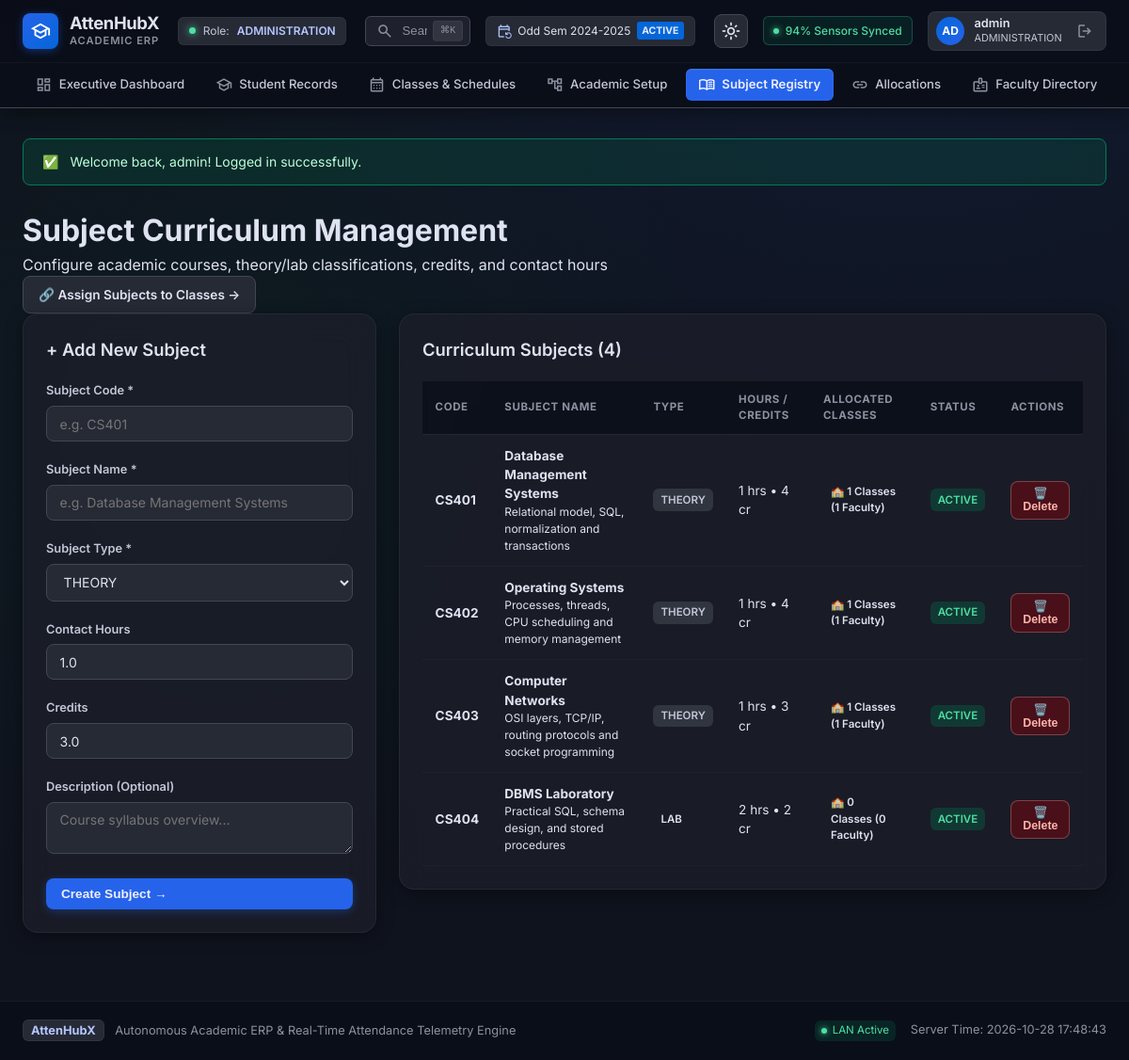
Page /lamp-version/admin/subjects.php (signed in) on the committed database.
### tables this page shows
CREATE TABLE `subjects` (
  `id` bigint(20) unsigned NOT NULL AUTO_INCREMENT,
  `code` varchar(30) NOT NULL,
  `name` varchar(150) NOT NULL,
  `subject_type` varchar(30) NOT NULL,
  `default_contact_hours` decimal(5,2) DEFAULT 1.00,
  `credits` decimal(4,2) DEFAULT NULL,
  `description` text DEFAULT NULL,
  `is_active` tinyint(1) DEFAULT 1,
  `created_at` datetime NOT NULL,
  `updated_at` datetime NOT NULL,
  PRIMARY KEY (`id`),
  UNIQUE KEY `code` (`code`)
);

### lamp-version/includes/functions.php (called while the page is built, shortened)
<?php
function e(?string $str): string {
    return htmlspecialchars($str ?? '', ENT_QUOTES, 'UTF-8');
}
function base_url(string $path = ''): string {
    static $base = null;
    if ($base === null) {
        $script_dir = dirname($_SERVER['SCRIPT_NAME'] ?? '');
        $patterns = ['/admin', '/faculty', '/hod', '/student', '/auth'];
        $clean_dir = $script_dir;
        foreach ($patterns as $p) {
            if (substr($clean_dir, -strlen($p)) === $p) {
                $clean_dir = substr($clean_dir, 0, -strlen($p));
            }
        }
        $clean_dir = rtrim(str_replace('\\', '/', $clean_dir), '/');
        $base = $clean_dir;
    }
    $path = ltrim($path, '/');
    return ($base === '' ? '' : $base) . ($path !== '' ? '/' . $path : '/');
}

### lamp-version/admin/subjects.php (the view, shortened to what this page needs)
<?php
require_once __DIR__ . '/../includes/header.php';
$db = get_db();
$subjects = $db->query("
    SELECT
        s.*,
        (SELECT COUNT(DISTINCT class_id) FROM class_subjects cs WHERE cs.subject_id = s.id AND cs.is_active = 1) AS classes_taught,
        (SELECT COUNT(DISTINCT teacher_id) FROM class_subjects cs WHERE cs.subject_id = s.id AND cs.is_active = 1) AS faculty_count
    FROM subjects s
    ORDER BY s.is_active DESC, s.code ASC
")->fetchAll();
?>
<div class="page-header">
    <div>
        <h1 class="page-title">Subject Curriculum Management</h1>
        <p class="page-subtitle">Configure academic courses, theory/lab classifications, credits, and contact hours</p>
    </div>
    <div>
        <a href="<?= base_url('admin/assign_subject.php') ?>" class="btn btn-secondary">🔗 Assign Subjects to Classes &rarr;</a>
    </div>
</div>
<div style="display: grid; grid-template-columns: 1fr 2fr; gap: 1.5rem; align-items: start;">
    <div class="card">
        <div class="card-header">
            <h2 class="card-title">+ Add New Subject</h2>
        </div>
        <form method="POST" action="<?= base_url('admin/subjects.php') ?>">
            <div class="card-body">
                <div class="form-group">
                    <label class="form-label">Subject Code <span class="required">*</span></label>
                    <input type="text" name="code" class="form-control" required placeholder="e.g. CS401" maxlength="30">
                </div>
                <div class="form-group">
                    <label class="form-label">Subject Name <span class="required">*</span></label>
                    <input type="text" name="name" class="form-control" required placeholder="e.g. Database Management Systems" maxlength="150">
                </div>
                <div class="form-group">
                    <label class="form-label">Subject Type <span class="required">*</span></label>
                    <select name="subject_type" class="form-control">
                        <option value="THEORY">THEORY</option>
                    </select>
                </div>
                <div class="form-grid">
                    <div class="form-group">
                        <label class="form-label">Contact Hours</label>
                        <input type="number" step="0.5" name="default_contact_hours" class="form-control" value="1.0" min="0.5" max="10.0">
                    </div>
                    <div class="form-group">
                        <label class="form-label">Credits</label>
                        <input type="number" step="0.5" name="credits" class="form-control" value="3.0" min="0.5" max="10.0">
                    </div>
                </div>
                <div class="form-group">
                    <label class="form-label">Description (Optional)</label>
                    <textarea name="description" class="form-control" rows="2" placeholder="Course syllabus overview..."></textarea>
                </div>
                <button type="submit" class="btn btn-primary" style="width: 100%;">Create Subject &rarr;</button>
            </div>
        </form>
    </div>
    <div class="card">
        <div class="card-header">
            <h2 class="card-title">Curriculum Subjects (<?= count($subjects) ?>)</h2>
        </div>
        <div class="card-body" style="padding: 0;">
            <div class="table-responsive">
                <table class="data-table">
                    <thead>
                        <tr>
                            <th>Code</th>
                            <th>Subject Name</th>
                            <th>Type</th>
                            <th>Hours / Credits</th>
                            <th>Allocated Classes</th>
                            <th>Status</th>
                            <th>Actions</th>
                        </tr>
                    </thead>
                    <tbody>
                        <?php if (empty($subjects)): ?>
                            <tr>
                                <td colspan="7" style="text-align: center; color: var(--text-muted); padding: 2rem;">
                                    No subjects created yet.
                                </td>
                            </tr>
                        <?php else: ?>
                            <?php foreach ($subjects as $sub): ?>
                                <tr>
                                    <td><strong><?= e($sub['code']) ?></strong></td>
                                    <td>
                                        <strong><?= e($sub['name']) ?></strong>
                                        <?php if ($sub['description']): ?>
                                            <div style="font-size: 0.75rem; color: var(--text-muted);"><?= e($sub['description']) ?></div>
                                        <?php endif; ?>
                                    </td>
                                    <td>
                                        <span class="badge <?= $sub['subject_type'] === 'LAB' ? 'badge-info' : 'badge-secondary' ?>">
                                            <?= e($sub['subject_type']) ?>
                                        </span>
                                    </td>
                                    <td>
                                        <?= (float)$sub['default_contact_hours'] ?> hrs &bull; <?= (float)$sub['credits'] ?> cr
                                    </td>
                                    <td>
                                        <span class="badge badge-info">
                                            🏫 <?= $sub['classes_taught'] ?> Classes (<?= $sub['faculty_count'] ?> Faculty)
                                        </span>
                                    </td>
                                    <td>
                                        <span class="badge <?= $sub['is_active'] ? 'badge-success' : 'badge-secondary' ?>">
                                            <?= $sub['is_active'] ? 'ACTIVE' : 'INACTIVE' ?>
                                        </span>
                                    </td>
                                    <td>
                                        <form method="POST" action="<?= base_url('admin/subjects.php') ?>" onsubmit="return confirm('⚠️ Are you sure you want to PERMANENTLY delete subject <?= addslashes($sub['code']) ?>: <?= addslashes($sub['name']) ?>? This will delete all its class allocations and attendance data.');" style="margin: 0; display: inline;">
                                            <button type="submit" class="btn btn-danger btn-sm" title="Delete Subject">
                                                🗑️ Delete
                                            </button>
                                        </form>
                                    </td>
                                </tr>
                            <?php endforeach; ?>
                        <?php endif; ?>
                    </tbody>
                </table>
            </div>
        </div>
    </div>
</div>
<?php require_once __DIR__ . '/../includes/footer.php'; ?>

### lamp-version/assets/css/style.css (style rules this page uses)
:root, [data-theme="dark"], html.dark { --bg-base: #0f131d; --surface: #0f131d; --surface-container-lowest: #0a0e18; --surface-container-low: #171b26; --surface-container: #1c1f2a; --surface-container-high: #262a35; --surface-container-highest: #313540; --surface-bright: #353944; --surface-variant: #313540; --on-surface: #dfe2f1; --on-surface-variant: #c3c6d7; --outline: #8d90a0; --outline-variant: #434655; --primary: #b4c5ff; --primary-container: #2563eb; --on-primary: #002a78; --on-primary-container: #eeefff; --secondary: #adc6ff; --secondary-container: #0566d9; --on-secondary-container: #e6ecff; --tertiary: #4edea3; --tertiary-container: #007d55; --on-tertiary-container: #bdffdb; --tertiary-fixed-dim: #4edea3; --error: #ffb4ab; --error-container: #93000a; --on-error-container: #ffdad6; --warning: #fbbf24; --warning-container: #78350f; --on-warning-container: #fef3c7; --radius-sm: 0.375rem; --radius-md: 0.5rem; --radius-lg: 0.75rem; --radius-xl: 1rem; --radius-full: 9999px; --shadow-card: 0 4px 20px -2px rgba(0, 0, 0, 0.45); --shadow-glow-primary: 0 0 35px -5px rgba(37, 99, 235, 0.25); --shadow-glow-tertiary: 0 0 35px -5px rgba(78, 222, 163, 0.2); --font-sans: 'Inter', -apple-system, BlinkMacSystemFont, 'Segoe UI', Roboto, sans-serif; }
* { box-sizing: border-box; margin: 0; padding: 0; }
html, body { background-color: var(--bg-base); color: var(--on-surface); font-family: var(--font-sans); line-height: 1.5; -webkit-font-smoothing: antialiased; min-height: 100vh; scrollbar-width: none; -ms-overflow-style: none; }
* { scrollbar-width: none !important; -ms-overflow-style: none !important; }
body.AttenHubX-app { display: flex; flex-direction: column; min-height: 100vh; background: radial-gradient(circle at 80% -20%, rgba(37, 99, 235, 0.12) 0%, transparent 50%), radial-gradient(circle at 20% 40%, rgba(0, 125, 85, 0.08) 0%, transparent 45%), var(--bg-base); }
a { color: var(--primary); text-decoration: none; transition: color 0.15s ease; }
.btn { display: inline-flex; align-items: center; gap: 0.45rem; padding: 0.55rem 1rem; border-radius: var(--radius-md); font-size: 0.85rem; font-weight: 600; cursor: pointer; text-decoration: none; border: none; transition: all 0.15s ease; }
.btn-primary { background: var(--primary-container); color: var(--on-primary-container); box-shadow: 0 2px 10px rgba(37, 99, 235, 0.35); }
.btn-secondary { background: var(--surface-container-high); color: var(--on-surface); border: 1px solid var(--outline-variant); }
.btn-danger { background: rgba(147, 0, 10, 0.4); color: var(--error); border: 1px solid rgba(255, 180, 171, 0.3); }
.btn-sm { padding: 0.35rem 0.65rem; font-size: 0.775rem; }
.card { background: rgba(28, 31, 42, 0.8); backdrop-filter: blur(16px); border: 1px solid rgba(255, 255, 255, 0.05); border-radius: var(--radius-xl); padding: 1.5rem; box-shadow: var(--shadow-card); margin-bottom: 1.5rem; }
.card-header { display: flex; align-items: center; justify-content: space-between; margin-bottom: 1.25rem; }
.card-title { font-size: 1.15rem; font-weight: 600; color: var(--on-surface); }
.form-group { margin-bottom: 1.25rem; }
.form-label { display: block; font-size: 0.8rem; font-weight: 600; color: var(--on-surface-variant); margin-bottom: 0.4rem; }
.form-control { width: 100%; padding: 0.6rem 0.85rem; background: var(--surface-container-high); border: 1px solid var(--outline-variant); border-radius: var(--radius-md); color: var(--on-surface); font-size: 0.875rem; font-family: inherit; transition: all 0.2s ease; }
select.form-control { cursor: pointer; }
.table-responsive { overflow-x: auto; width: 100%; }
.data-table { width: 100%; border-collapse: collapse; }
.data-table th { background: rgba(10, 14, 24, 0.8); color: var(--outline); font-size: 0.72rem; text-transform: uppercase; letter-spacing: 0.05em; padding: 0.65rem 0.85rem; text-align: left; border-bottom: 1px solid rgba(255, 255, 255, 0.05); }
.data-table td { padding: 0.75rem 0.85rem; border-bottom: 1px solid rgba(255, 255, 255, 0.03); color: var(--on-surface); font-size: 0.85rem; }
.badge { display: inline-flex; align-items: center; padding: 0.2rem 0.5rem; border-radius: var(--radius-sm); font-size: 0.72rem; font-weight: 600; }
.badge-success { background: rgba(0, 125, 85, 0.3); color: var(--tertiary); }
.badge-secondary { background: var(--surface-container-highest); color: var(--on-surface-variant); }

### rows in the picture
subjects: code "CS401", name "Database Management Systems", description "Relational model, SQL, normalization and transactions", subject_type "THEORY", default_contact_hours "1", credits "4", classes_taught "1", faculty_count "1", is_active "ACTIVE"
subjects: code "CS402", name "Operating Systems", description "Processes, threads, CPU scheduling and memory management", subject_type "THEORY", default_contact_hours "1", credits "4", classes_taught "1", faculty_count "1", is_active "ACTIVE"
subjects: code "CS403", name "Computer Networks", description "OSI layers, TCP/IP, routing protocols and socket programming", subject_type "THEORY", default_contact_hours "1", credits "3", classes_taught "1", faculty_count "1", is_active "ACTIVE"
subjects: code "CS404", name "DBMS Laboratory", description "Practical SQL, schema design, and stored procedures", subject_type "LAB", default_contact_hours "2", credits "2", classes_taught "0", faculty_count "0", is_active "ACTIVE"

### other values in the picture
$user['role'] "ADMINISTRATION"
substr($user['username'] ?? 'U', 0, 2) "AD"
$user['display_name'] "admin"
$flash['message'] "Welcome back, admin! Logged in successfully."
count($subjects) "4"
